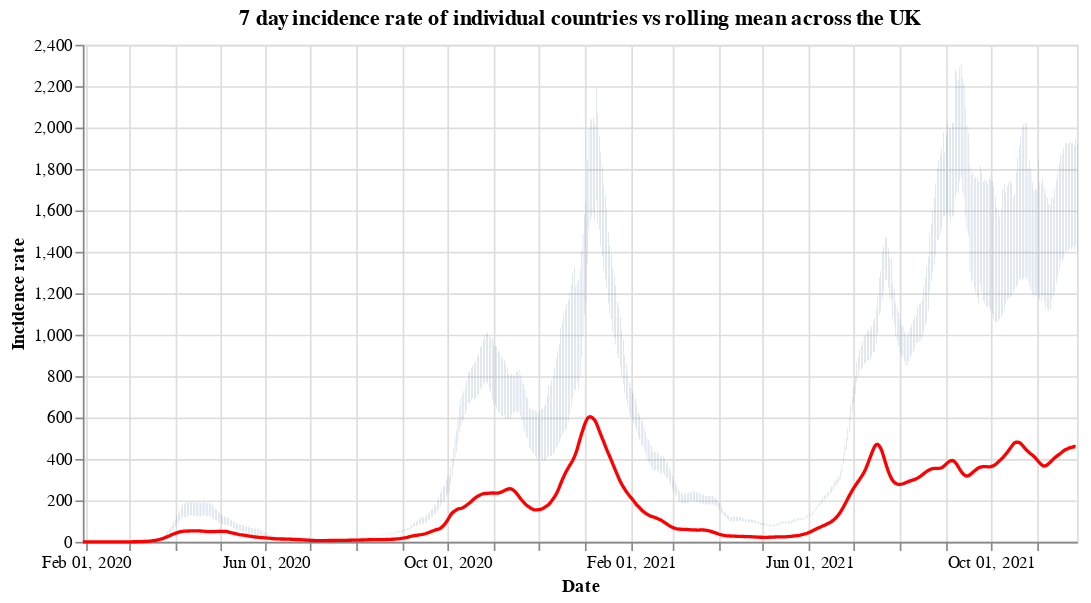

Here is the notebook cell this chart was saved with:
### Code cell
#collapse
countries = uk_cases['areaName'].unique()
countries.sort()

selection = alt.selection_single(
    name='Select',
    fields=['areaName'],
    init={'areaName': 'Wales'},
    bind={'areaName': alt.binding_select(options=countries)}
)

# scatter plot, modify opacity based on selection
bars = alt.Chart(uk_cases).mark_bar().add_selection(
    selection
).encode(
    x=alt.X("yearmonthdate(date):T", axis=alt.Axis(title='Date')),
    y=alt.Y("weeklyCasesRate:Q", axis=alt.Axis(title='Incidence rate')),
    tooltip='weeklyCasesRate:Q',
    opacity=alt.condition(selection, alt.value(1), alt.value(0))
).properties(title=f'7 day incidence rate of individual countries vs rolling mean across the UK', width=600)

line = alt.Chart(overview_cases).mark_line(
    color='red',
    size=2,
).transform_window(
    rolling_mean='mean(weeklyCasesRate)',
    frame=[0, 7]
).encode(
    x='yearmonthdate(date):T',
    y='rolling_mean:Q'
)

alt.layer(bars, line)

### Figure 1 — Vega-Lite specification as saved in the notebook (floating-point values rounded to 4 significant figures; data arrays with more than 128 entries replaced by an {"elided": "..."} marker saying what was removed)
{"config": {"view": {"continuousWidth": 400, "continuousHeight": 300}}, "layer": [{"data": {"name": "data-87b013b0c0f72ca78ae4e1da3c2b6061"}, "mark": "bar", "encoding": {"opacity": {"condition": {"value": 1, "selection": "Select"}, "value": 0}, "tooltip": {"type": "quantitative", "field": "weeklyCasesRate"}, "x": {"type": "temporal", "axis": {"title": "Date"}, "field": "date", "timeUnit": "yearmonthdate"}, "y": {"type": "quantitative", "axis": {"title": "Incidence rate"}, "field": "weeklyCasesRate"}}, "selection": {"Select": {"type": "single", "fields": ["areaName"], "init": {"areaName": "Wales"}, "bind": {"areaName": {"input": "select", "options": ["England", "Northern Ireland", "Scotland", "Wales"]}}}}, "title": "7 day incidence rate of individual countries vs rolling mean across the UK", "width": 600}, {"data": {"name": "data-b113130e36170690c7a6419081bd5687"}, "mark": {"type": "line", "color": "red", "size": 2}, "encoding": {"x": {"type": "temporal", "field": "date", "timeUnit": "yearmonthdate"}, "y": {"type": "quantitative", "field": "rolling_mean"}}, "transform": [{"window": [{"op": "mean", "field": "weeklyCasesRate", "as": "rolling_mean"}], "frame": [0, 7]}]}], "$schema": "https://vega.github.io/schema/vega-lite/v4.8.1.json", "datasets": {"data-87b013b0c0f72ca78ae4e1da3c2b6061": {"elided": "2580 records"}, "data-b113130e36170690c7a6419081bd5687": {"elided": "668 records"}}}
